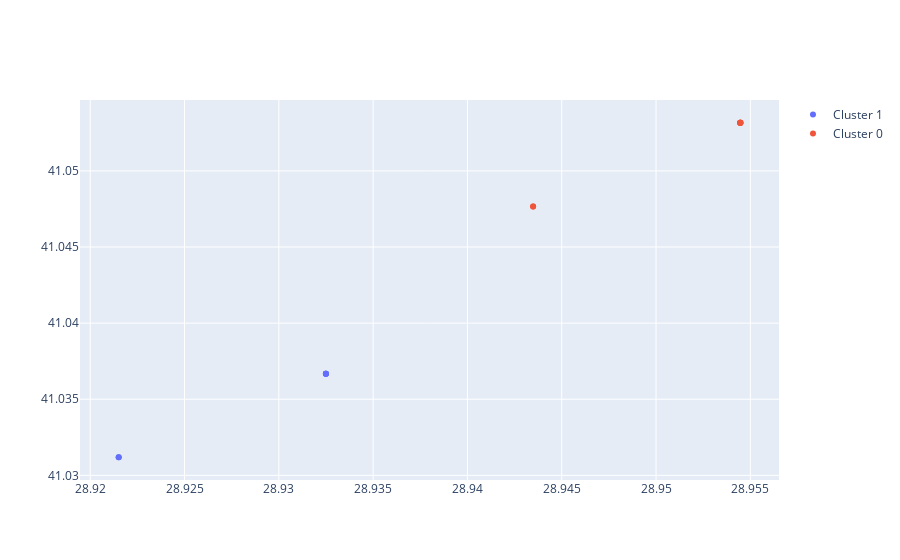

Notebook code for this chart:
### Code cell
from sklearn.cluster import KMeans

# Extract the LONGITUDE and LATITUDE columns as a NumPy array
X = df1[['LONGITUDE', 'LATITUDE']].values

# Create a KMeans model with 2 clusters
kmeans = KMeans(n_clusters=2)

# Fit the model to the data
kmeans.fit(X)

# Predict the cluster labels for the data
labels = kmeans.predict(X)

# Add a new column to the dataframe with the cluster labels
df1['cluster'] = labels

# Create a figure with 2 subplots
fig = go.Figure()

# Add a scatter plot for each cluster
for cluster in df1['cluster'].unique():
    mask = df1['cluster'] == cluster
    fig.add_scatter(x=df1[mask]['LONGITUDE'], y=df1[mask]['LATITUDE'],
                    mode='markers',
                    name=f'Cluster {cluster}')

fig.show()
"""
This code first imports the KMeans class from 
the sklearn.cluster module. 
It then creates a KMeans model with 2 clusters,
fits the model to the data,
and predicts the cluster labels for the data.
The predicted labels are then added to the df1
dataframe as a new column. Finally,
a scatter plot is created using the go.
Figure object, and a scatter trace is added
for each cluster using a loop.
The resulting plot will show the data points
colored according to their cluster label.
"""

### Figure 1 — Plotly figure (JSON) as saved in the notebook; plotly's stock layout.template omitted (floating-point values rounded to 4 significant figures)
{"data": [{"mode": "markers", "name": "Cluster 1", "type": "scatter", "x": [28.93, 28.93, 28.93, 28.93, 28.92, 28.92], "y": [41.04, 41.04, 41.04, 41.04, 41.03, 41.03]}, {"mode": "markers", "name": "Cluster 0", "type": "scatter", "x": [28.95, 28.95, 28.94, 28.95, 28.94, 28.95, 28.95, 28.95], "y": [41.05, 41.05, 41.05, 41.05, 41.05, 41.05, 41.05, 41.05]}], "layout": {}}
